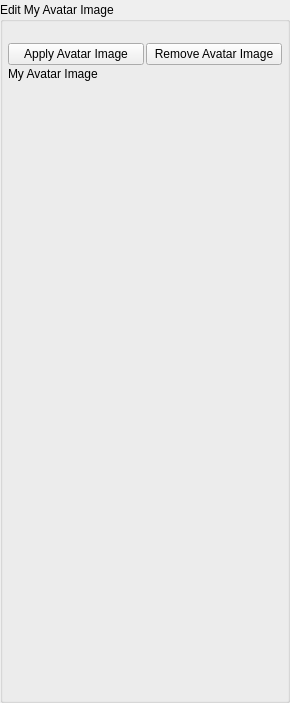
<?xml version="1.0" encoding="UTF-8"?>
<ui version="4.0">
 <class>AppletEditAvatarImageUi</class>
 <widget class="QWidget" name="AppletEditAvatarImageUi">
  <property name="geometry">
   <rect>
    <x>0</x>
    <y>0</y>
    <width>290</width>
    <height>703</height>
   </rect>
  </property>
  <property name="windowTitle">
   <string>Edit My Avatar Imae</string>
  </property>
  <layout class="QVBoxLayout" name="verticalLayout">
   <property name="spacing">
    <number>2</number>
   </property>
   <property name="leftMargin">
    <number>0</number>
   </property>
   <property name="topMargin">
    <number>0</number>
   </property>
   <property name="rightMargin">
    <number>0</number>
   </property>
   <property name="bottomMargin">
    <number>0</number>
   </property>
   <item>
    <widget class="ServiceSettingsWidget" name="m_ServiceSettingsWidget" native="true">
     <property name="sizePolicy">
      <sizepolicy hsizetype="Expanding" vsizetype="Preferred">
       <horstretch>0</horstretch>
       <verstretch>0</verstretch>
      </sizepolicy>
     </property>
    </widget>
   </item>
   <item>
    <widget class="QGroupBox" name="m_AvatarImageGroupBox">
     <property name="sizePolicy">
      <sizepolicy hsizetype="Expanding" vsizetype="Preferred">
       <horstretch>0</horstretch>
       <verstretch>0</verstretch>
      </sizepolicy>
     </property>
     <property name="title">
      <string>Edit My Avatar Image</string>
     </property>
     <layout class="QVBoxLayout" name="verticalLayout_2">
      <property name="spacing">
       <number>2</number>
      </property>
      <property name="leftMargin">
       <number>5</number>
      </property>
      <property name="topMargin">
       <number>5</number>
      </property>
      <property name="rightMargin">
       <number>5</number>
      </property>
      <property name="bottomMargin">
       <number>5</number>
      </property>
      <item>
       <widget class="QLabel" name="m_StatusLabel">
        <property name="enabled">
         <bool>true</bool>
        </property>
        <property name="text">
         <string notr="true"/>
        </property>
       </widget>
      </item>
      <item>
       <layout class="QHBoxLayout" name="horizontalLayout">
        <item>
         <widget class="QPushButton" name="m_ApplyAvatarButton">
          <property name="text">
           <string>Apply Avatar Image</string>
          </property>
         </widget>
        </item>
        <item>
         <widget class="QPushButton" name="m_RemoveAvatarButton">
          <property name="text">
           <string>Remove Avatar Image</string>
          </property>
         </widget>
        </item>
       </layout>
      </item>
      <item>
       <widget class="QLabel" name="m_PictureOfMeLabel">
        <property name="text">
         <string>My Avatar Image</string>
        </property>
       </widget>
      </item>
      <item>
       <widget class="ThumbnailEditWidget" name="m_ThumbnailEditWidget" native="true">
        <property name="sizePolicy">
         <sizepolicy hsizetype="Preferred" vsizetype="Minimum">
          <horstretch>0</horstretch>
          <verstretch>0</verstretch>
         </sizepolicy>
        </property>
       </widget>
      </item>
      <item>
       <spacer name="verticalSpacer">
        <property name="orientation">
         <enum>Qt::Vertical</enum>
        </property>
        <property name="sizeHint" stdset="0">
         <size>
          <width>20</width>
          <height>40</height>
         </size>
        </property>
       </spacer>
      </item>
     </layout>
    </widget>
   </item>
  </layout>
 </widget>
 <customwidgets>
  <customwidget>
   <class>ServiceSettingsWidget</class>
   <extends>QWidget</extends>
   <header>ServiceSettingsWidget.h</header>
   <container>1</container>
  </customwidget>
  <customwidget>
   <class>ThumbnailEditWidget</class>
   <extends>QWidget</extends>
   <header>ThumbnailEditWidget.h</header>
   <container>1</container>
  </customwidget>
 </customwidgets>
 <resources/>
 <connections/>
</ui>
